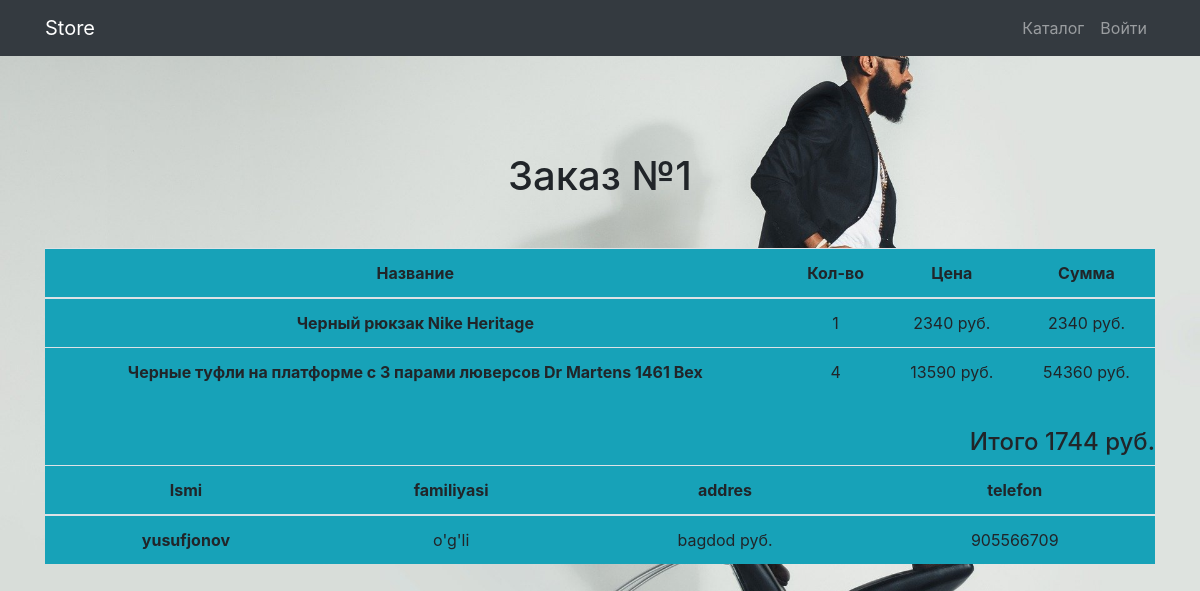
Screenshot of /order/1/ with the database file from the repository.
### storeapp/models.py (models this page shows, shortened)
class OrderModel(models.Model):
    STATUS_CHANGE = (
        ('Yetkazilmoqda','Yetkazilmoqda'),
        ('Yetkazildi','Yetkazildi'),
        ("To'landi","To'landi")
    )
    basket = models.ManyToManyField(BasketModl)
    owner = models.ForeignKey(Userprofile, on_delete=models.PROTECT)
    created = models.DateTimeField(auto_now_add=True)
    status = models.CharField(max_length=200, choices=STATUS_CHANGE, blank=True, null=True)
    summa = models.IntegerField(blank=True, null=True)
    first_name = models.CharField(max_length=200, blank=True, null=True)
    last_name = models.CharField(max_length=200, blank=True, null=True)
    phone = models.TextField(blank=True, null=True)
    address = models.TextField(blank=True, null=True)

class BasketModl(models.Model):
    product = models.ForeignKey(TovarModel, on_delete=models.PROTECT)
    owner = models.ForeignKey(Userprofile, on_delete=models.PROTECT)
    ordered = models.BooleanField(default=False)
    count = models.IntegerField(default=1)
    created = models.DateTimeField(auto_now_add=True)
    def basket_price(self):
        return self.product.price * self.count

class TovarModel(models.Model):
    image = models.ImageField(upload_to='images/')
    name = models.CharField(max_length=200)
    price = models.IntegerField(default=0)
    about = models.TextField(max_length=200)
    category = models.ForeignKey(CategoryModel,on_delete=models.CASCADE,verbose_name='kategoriya')

### storeapp/views.py (the view)
# urls.py: path('order/<str:pk>/', order_single_view, name='order'),
def order_single_view(request, pk):
    order = OrderModel.objects.get(id=pk)
    context = {
        'order':order
    }
    return render(request, 'orders/order.html', context)

### storeapp/templates/orders/order.html
{% extends 'base.html' %}
{% block content %}
<section >
    <div class="container pt-5">
        <div class="text-center mt-5 " >
            <h1>Заказ №{{order.id}}</h1>
            <div class="orders mt-5 bg-info">
                <table class="table">
                    <thead>
                    <tr>
                        <th scope="col">Название</th>
                        <th scope="col">Кол-во</th>
                        <th scope="col">Цена</th>
                        <th scope="col">Сумма</th>
                    </tr>
                    </thead>
                    <tbody>
                    {% for basket in order.basket.all %}
                    <tr>
                        <th scope="row">
                            {{basket.product.name}}
                        </th>
                        <td>{{basket.count}}</td>
                        <td>{{basket.product.price}} руб.</td>
                        <td>{{basket.basket_price}} руб.</td>
                    </tr>
                    {% endfor %}
                    </tbody>
                </table>
                <p class="float-right h4 mt-3 bg-info">Итого {{order.summa}} руб.</p>
                 <table class="table mt-5 ">
                    <thead>
                    <tr>
                        <th scope="col">Ismi</th>
                        <th scope="col">familiyasi</th>
                        <th scope="col">addres</th>
                        <th scope="col">telefon</th>
                    </tr>
                    </thead>
                    <tbody>
                    <tr>
                        <th scope="row">
                            {{order.first_name}}
                        </th>
                        <td>{{order.last_name}}</td>
                        <td>{{order.address}} руб.</td>
                        <td>{{order.phone}}</td>
                    </tr>
                    </tbody>
                </table>
            </div>
        </div>
    </div>
</section>
{% endblock content %}

### rows the page displays
OrderModel: id "1", summa "1744", first_name "yusufjonov", last_name "o'g'li", address "bagdod", phone "905566709"
BasketModl: product.name "Черный рюкзак Nike Heritage", count "1", product.price "2340", basket_price "2340"
BasketModl: product.name "Черные туфли на платформе с 3 парами люверсов Dr Martens 1461 Bex", count "4", product.price "13590", basket_price "54360"
